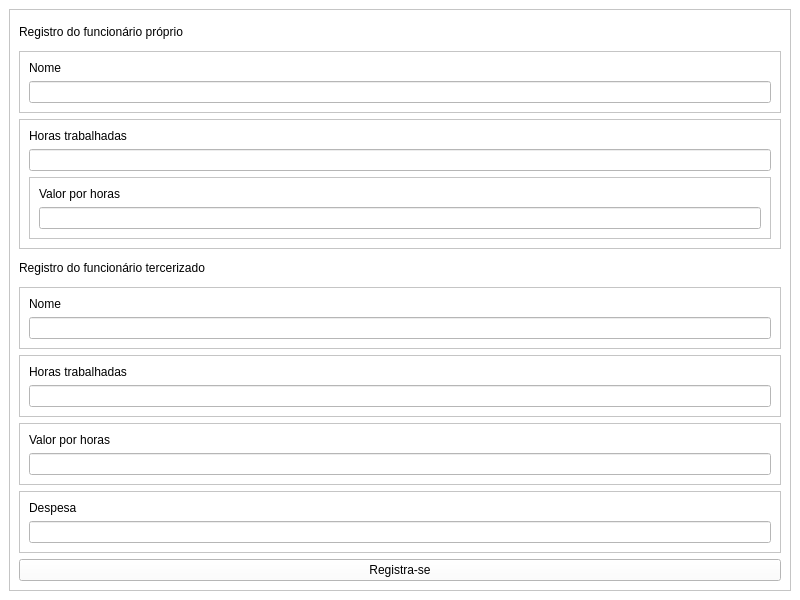
<?xml version="1.0" encoding="UTF-8"?>
<ui version="4.0">
 <class>MainWindow</class>
 <widget class="QMainWindow" name="MainWindow">
  <property name="geometry">
   <rect>
    <x>0</x>
    <y>0</y>
    <width>800</width>
    <height>600</height>
   </rect>
  </property>
  <property name="minimumSize">
   <size>
    <width>800</width>
    <height>600</height>
   </size>
  </property>
  <property name="windowTitle">
   <string>MainWindow</string>
  </property>
  <property name="styleSheet">
   <string notr="true">
background-color: rgb(255, 255, 255);</string>
  </property>
  <widget class="QWidget" name="centralwidget">
   <layout class="QHBoxLayout" name="horizontalLayout">
    <item>
     <widget class="QFrame" name="f_principal">
      <property name="frameShape">
       <enum>QFrame::StyledPanel</enum>
      </property>
      <property name="frameShadow">
       <enum>QFrame::Raised</enum>
      </property>
      <layout class="QVBoxLayout" name="verticalLayout_8">
       <item>
        <widget class="QLabel" name="lbl_rgfunp">
         <property name="text">
          <string>Registro do funcionário próprio</string>
         </property>
        </widget>
       </item>
       <item>
        <widget class="QFrame" name="f_nomefunt">
         <property name="frameShape">
          <enum>QFrame::StyledPanel</enum>
         </property>
         <property name="frameShadow">
          <enum>QFrame::Raised</enum>
         </property>
         <layout class="QVBoxLayout" name="verticalLayout_4">
          <item>
           <widget class="QLabel" name="lbl_nomefunt">
            <property name="text">
             <string>Nome</string>
            </property>
           </widget>
          </item>
          <item>
           <widget class="QLineEdit" name="input_nomet"/>
          </item>
         </layout>
        </widget>
       </item>
       <item>
        <widget class="QFrame" name="f_hrstfunt">
         <property name="frameShape">
          <enum>QFrame::StyledPanel</enum>
         </property>
         <property name="frameShadow">
          <enum>QFrame::Raised</enum>
         </property>
         <layout class="QVBoxLayout" name="verticalLayout_3">
          <item>
           <widget class="QLabel" name="lbl_hrstfunt">
            <property name="text">
             <string>Horas trabalhadas</string>
            </property>
           </widget>
          </item>
          <item>
           <widget class="QLineEdit" name="input_hrstfunt"/>
          </item>
          <item>
           <widget class="QFrame" name="f_valorhrsfunt">
            <property name="frameShape">
             <enum>QFrame::StyledPanel</enum>
            </property>
            <property name="frameShadow">
             <enum>QFrame::Raised</enum>
            </property>
            <layout class="QVBoxLayout" name="verticalLayout_2">
             <item>
              <widget class="QLabel" name="lbl_valorhrsfunt">
               <property name="text">
                <string>Valor por horas</string>
               </property>
              </widget>
             </item>
             <item>
              <widget class="QLineEdit" name="input_valorshrsfunt"/>
             </item>
            </layout>
           </widget>
          </item>
         </layout>
        </widget>
       </item>
       <item>
        <widget class="QLabel" name="lbl_rgfunt">
         <property name="text">
          <string>Registro do funcionário tercerizado</string>
         </property>
        </widget>
       </item>
       <item>
        <widget class="QFrame" name="f_nomefup">
         <property name="frameShape">
          <enum>QFrame::StyledPanel</enum>
         </property>
         <property name="frameShadow">
          <enum>QFrame::Raised</enum>
         </property>
         <layout class="QVBoxLayout" name="verticalLayout_5">
          <item>
           <widget class="QLabel" name="lbl_nomefunp">
            <property name="text">
             <string>Nome </string>
            </property>
           </widget>
          </item>
          <item>
           <widget class="QLineEdit" name="input_nomefuncp"/>
          </item>
         </layout>
        </widget>
       </item>
       <item>
        <widget class="QFrame" name="f_hrstfup">
         <property name="frameShape">
          <enum>QFrame::StyledPanel</enum>
         </property>
         <property name="frameShadow">
          <enum>QFrame::Raised</enum>
         </property>
         <layout class="QVBoxLayout" name="verticalLayout_6">
          <item>
           <widget class="QLabel" name="lbl_hrstfuncp">
            <property name="text">
             <string>Horas trabalhadas</string>
            </property>
           </widget>
          </item>
          <item>
           <widget class="QLineEdit" name="input_hrstfuncp"/>
          </item>
         </layout>
        </widget>
       </item>
       <item>
        <widget class="QFrame" name="f_valorshrsfup">
         <property name="frameShape">
          <enum>QFrame::StyledPanel</enum>
         </property>
         <property name="frameShadow">
          <enum>QFrame::Raised</enum>
         </property>
         <layout class="QVBoxLayout" name="verticalLayout_7">
          <item>
           <widget class="QLabel" name="lbl_valorhrsfuncp">
            <property name="text">
             <string>Valor por horas</string>
            </property>
           </widget>
          </item>
          <item>
           <widget class="QLineEdit" name="input_valorshrsfuncp"/>
          </item>
         </layout>
        </widget>
       </item>
       <item>
        <widget class="QFrame" name="f_despfunt">
         <property name="frameShape">
          <enum>QFrame::StyledPanel</enum>
         </property>
         <property name="frameShadow">
          <enum>QFrame::Raised</enum>
         </property>
         <layout class="QVBoxLayout" name="verticalLayout">
          <item>
           <widget class="QLabel" name="lbl_despesat">
            <property name="text">
             <string>Despesa</string>
            </property>
           </widget>
          </item>
          <item>
           <widget class="QLineEdit" name="input_desfunt"/>
          </item>
         </layout>
        </widget>
       </item>
       <item>
        <widget class="QPushButton" name="btn_registro">
         <property name="styleSheet">
          <string notr="true"/>
         </property>
         <property name="text">
          <string>Registra-se</string>
         </property>
        </widget>
       </item>
      </layout>
     </widget>
    </item>
   </layout>
  </widget>
 </widget>
 <resources/>
 <connections/>
</ui>
